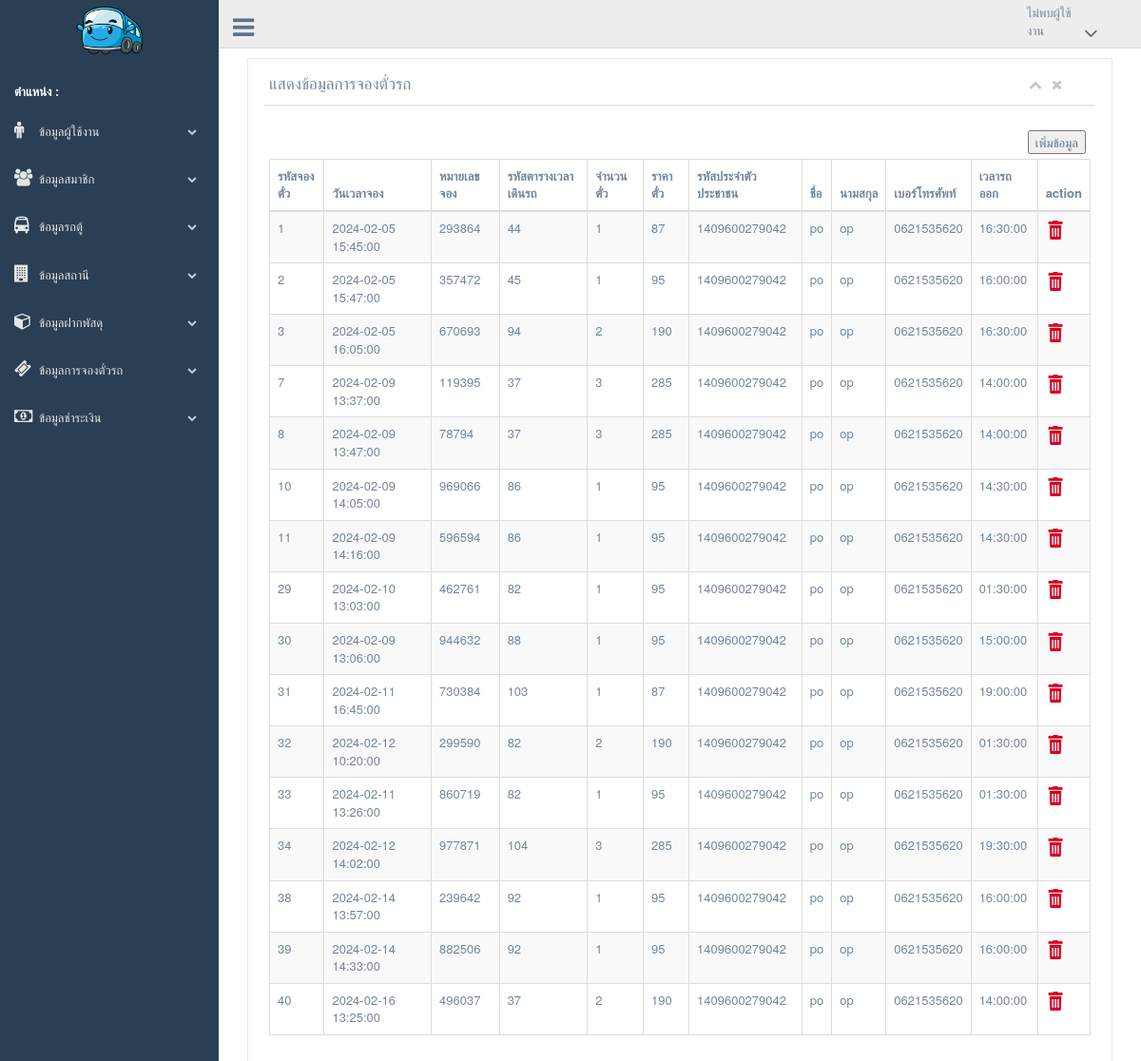
The page /backend/admin/show_tickets.php on the database its author committed.
### tables this page shows
CREATE TABLE `tb_tickets` (
  `tickets_id` int(11) NOT NULL,
  `tickets_date_time` datetime NOT NULL,
  `amount` varchar(3) NOT NULL,
  `station_price_tickets` double NOT NULL,
  `tickets_no` varchar(10) NOT NULL,
  `user_idcard` varchar(13) DEFAULT NULL,
  `station_id` int(11) NOT NULL,
  `company_id` int(11) NOT NULL,
  `status` int(11) NOT NULL,
  `tickets_type` varchar(50) NOT NULL,
  `carservice_vehicle` char(10) NOT NULL
);

CREATE TABLE `tb_user` (
  `user_id` int(11) NOT NULL,
  `user_email` varchar(100) NOT NULL,
  `user_pass` varchar(50) NOT NULL,
  `user_fname` varchar(100) NOT NULL,
  `user_surname` varchar(100) NOT NULL,
  `user_line` varchar(50) NOT NULL,
  `user_tel` varchar(10) NOT NULL,
  `user_birthday` date NOT NULL,
  `user_sex` varchar(10) NOT NULL,
  `user_idcard` varchar(13) NOT NULL
);

CREATE TABLE `tb_station` (
  `station_id` int(11) NOT NULL,
  `station_origin_name` int(11) NOT NULL,
  `station_ortime` time NOT NULL,
  `station_terminal_name` int(11) NOT NULL,
  `station_destime` time NOT NULL,
  `station_departuretime` time NOT NULL,
  `station_price_tickets` double NOT NULL,
  `station_price_package` double NOT NULL,
  `station_registration` int(11) NOT NULL,
  `company_id` int(11) NOT NULL,
  `tickets_amount` varchar(3) NOT NULL
);

### class_conn.php (called while the page is built, shortened)
<?php
class class_conn{
public $db_server = "localhost";
public $db_username = "root";
public $db_password = "0852009988";
public $db_database = "db_vantickets2";
public function select_base($sql){
$db_server = $this->db_server;
$db_username = $this->db_username;
$db_password = $this->db_password;
$db_database = $this->db_database;
$con = mysqli_connect($db_server,$db_username,$db_password,$db_database);
mysqli_set_charset($con,"utf8");
$result = mysqli_query($con,$sql);
return $result;
}
}
?>

### backend/admin/show_tickets.php (the view)
<?php include('header.php'); ?>
<div class="right_col" role="main">
    <div class="col-md-12 col-sm-12 col-xs-12">
        <div class="x_panel">
            <div class="x_title">
                <h2>แสดงข้อมูลการจองตั๋วรถ </h2>
                <ul class="nav navbar-right panel_toolbox">
                    <li><a class="collapse-link"><i class="fa fa-chevron-up"></i></a>
                    </li>
                    <li><a class="close-link"><i class="fa fa-close"></i></a>
                    </li>
                </ul>
                <div class="clearfix"></div>
            </div>
            <div class="x_content">
                <p class="text-muted font-13 m-b-30">
                <div align="right">
                    <a href="insert_reserve.php">
                        <button>เพิ่มข้อมูล</button>
                    </a>
                </div>
                <table id="datatable-buttons" class="table table-striped table-bordered">
                    <thead>
                        <tr>
                            <th>รหัสจองตั๋ว</th>
                            <th>วันเวลาจอง</th>
                            <th>หมายเลขจอง</th>
                            <th>รหัสตารางเวลาเดินรถ</th>
                            <th>จำนวนตั๋ว</th>
                            <th>ราคาตั๋ว</th>
                            <th>รหัสประจำตัวประชาชน</th>
                            <th>ชื่อ</th>
                            <th>นามสกุล</th>
                            <th>เบอร์โทรศัพท์</th>
                            <th>เวลารถออก</th>
                            <th>action</th>
                        </tr>
                    </thead>
                    <tbody>
                        <?php
                        $sql = "SELECT tb_tickets.*, tb_user.user_fname, tb_user.user_surname, tb_user.user_tel, tb_station.station_departuretime
                                 FROM tb_tickets
                                 INNER JOIN tb_user ON tb_user.user_idcard = tb_tickets.user_idcard
                                INNER JOIN tb_station ON tb_station.station_id = tb_tickets.station_id";
                        $result = $cls_conn->select_base($sql);
                        while ($row = mysqli_fetch_array($result)) {
                        ?>
                            <tr>
                               <td>
                                    <?=$row['tickets_id']?>
                               </td>
                               <td>
                                    <?=$row['tickets_date_time']?>
                               </td>
                               <td>
                                    <?=$row['tickets_no']?>
                               </td>
                               <td>
                                    <?=$row['station_id']?>
                               </td>
                               <td>
                                    <?=$row['amount']?>
                               </td>
                               <td>
                                    <?=$row['station_price_tickets']?>
                               </td>
                               <td>
                                    <?=$row['user_idcard']?>
                               </td>
                               <td>
                                    <?=$row['user_fname']?>
                               </td>
                               <td>
                                    <?=$row['user_surname']?>
                               </td>
                               <td>
                                    <?=$row['user_tel']?>
                               </td>
                               <td>
                                    <?=$row['station_departuretime']?>
                               </td>
                               <td>
                                    <a href="delete_tickets.php?id=<?= $row['tickets_id']; ?>" onclick="return confirm('คุณต้องการลบหรือไม่?')"><img src="../../image/delete.png" style="width: 20px;" /></a>
                                </td>
                            </tr>
                        <?php
                        }
                        ?>
                    </tbody>
                </table>
            </div>
        </div>
    </div>
</div>
<?php include('footer.php'); ?>

### rows shown on the page
tb_tickets: tickets_id "1", tickets_date_time "2024-02-05 15:45:00", tickets_no "293864", station "44", amount "1", station_price_tickets "87", user_idcard "1409600279042", tb_user.user_fname "po", tb_user.user_surname "op", tb_user.user_tel "0621535620", station.station_departuretime "16:30:00"
tb_tickets: tickets_id "2", tickets_date_time "2024-02-05 15:47:00", tickets_no "357472", station "45", amount "1", station_price_tickets "95", user_idcard "1409600279042", tb_user.user_fname "po", tb_user.user_surname "op", tb_user.user_tel "0621535620", station.station_departuretime "16:00:00"
tb_tickets: tickets_id "3", tickets_date_time "2024-02-05 16:05:00", tickets_no "670693", station "94", amount "2", station_price_tickets "190", user_idcard "1409600279042", tb_user.user_fname "po", tb_user.user_surname "op", tb_user.user_tel "0621535620", station.station_departuretime "16:30:00"
tb_tickets: tickets_id "7", tickets_date_time "2024-02-09 13:37:00", tickets_no "119395", station "37", amount "3", station_price_tickets "285", user_idcard "1409600279042", tb_user.user_fname "po", tb_user.user_surname "op", tb_user.user_tel "0621535620", station.station_departuretime "14:00:00"
tb_tickets: tickets_id "8", tickets_date_time "2024-02-09 13:47:00", tickets_no "78794", station "37", amount "3", station_price_tickets "285", user_idcard "1409600279042", tb_user.user_fname "po", tb_user.user_surname "op", tb_user.user_tel "0621535620", station.station_departuretime "14:00:00"
tb_tickets: tickets_id "10", tickets_date_time "2024-02-09 14:05:00", tickets_no "969066", station "86", amount "1", station_price_tickets "95", user_idcard "1409600279042", tb_user.user_fname "po", tb_user.user_surname "op", tb_user.user_tel "0621535620", station.station_departuretime "14:30:00"
tb_tickets: tickets_id "11", tickets_date_time "2024-02-09 14:16:00", tickets_no "596594", station "86", amount "1", station_price_tickets "95", user_idcard "1409600279042", tb_user.user_fname "po", tb_user.user_surname "op", tb_user.user_tel "0621535620", station.station_departuretime "14:30:00"
tb_tickets: tickets_id "29", tickets_date_time "2024-02-10 13:03:00", tickets_no "462761", station "82", amount "1", station_price_tickets "95", user_idcard "1409600279042", tb_user.user_fname "po", tb_user.user_surname "op", tb_user.user_tel "0621535620", station.station_departuretime "01:30:00"
tb_tickets: tickets_id "30", tickets_date_time "2024-02-09 13:06:00", tickets_no "944632", station "88", amount "1", station_price_tickets "95", user_idcard "1409600279042", tb_user.user_fname "po", tb_user.user_surname "op", tb_user.user_tel "0621535620", station.station_departuretime "15:00:00"
tb_tickets: tickets_id "31", tickets_date_time "2024-02-11 16:45:00", tickets_no "730384", station "103", amount "1", station_price_tickets "87", user_idcard "1409600279042", tb_user.user_fname "po", tb_user.user_surname "op", tb_user.user_tel "0621535620", station.station_departuretime "19:00:00"
tb_tickets: tickets_id "32", tickets_date_time "2024-02-12 10:20:00", tickets_no "299590", station "82", amount "2", station_price_tickets "190", user_idcard "1409600279042", tb_user.user_fname "po", tb_user.user_surname "op", tb_user.user_tel "0621535620", station.station_departuretime "01:30:00"
tb_tickets: tickets_id "33", tickets_date_time "2024-02-11 13:26:00", tickets_no "860719", station "82", amount "1", station_price_tickets "95", user_idcard "1409600279042", tb_user.user_fname "po", tb_user.user_surname "op", tb_user.user_tel "0621535620", station.station_departuretime "01:30:00"
tb_tickets: tickets_id "34", tickets_date_time "2024-02-12 14:02:00", tickets_no "977871", station "104", amount "3", station_price_tickets "285", user_idcard "1409600279042", tb_user.user_fname "po", tb_user.user_surname "op", tb_user.user_tel "0621535620", station.station_departuretime "19:30:00"
tb_tickets: tickets_id "38", tickets_date_time "2024-02-14 13:57:00", tickets_no "239642", station "92", amount "1", station_price_tickets "95", user_idcard "1409600279042", tb_user.user_fname "po", tb_user.user_surname "op", tb_user.user_tel "0621535620", station.station_departuretime "16:00:00"
tb_tickets: tickets_id "39", tickets_date_time "2024-02-14 14:33:00", tickets_no "882506", station "92", amount "1", station_price_tickets "95", user_idcard "1409600279042", tb_user.user_fname "po", tb_user.user_surname "op", tb_user.user_tel "0621535620", station.station_departuretime "16:00:00"
tb_tickets: tickets_id "40", tickets_date_time "2024-02-16 13:25:00", tickets_no "496037", station "37", amount "2", station_price_tickets "190", user_idcard "1409600279042", tb_user.user_fname "po", tb_user.user_surname "op", tb_user.user_tel "0621535620", station.station_departuretime "14:00:00"
